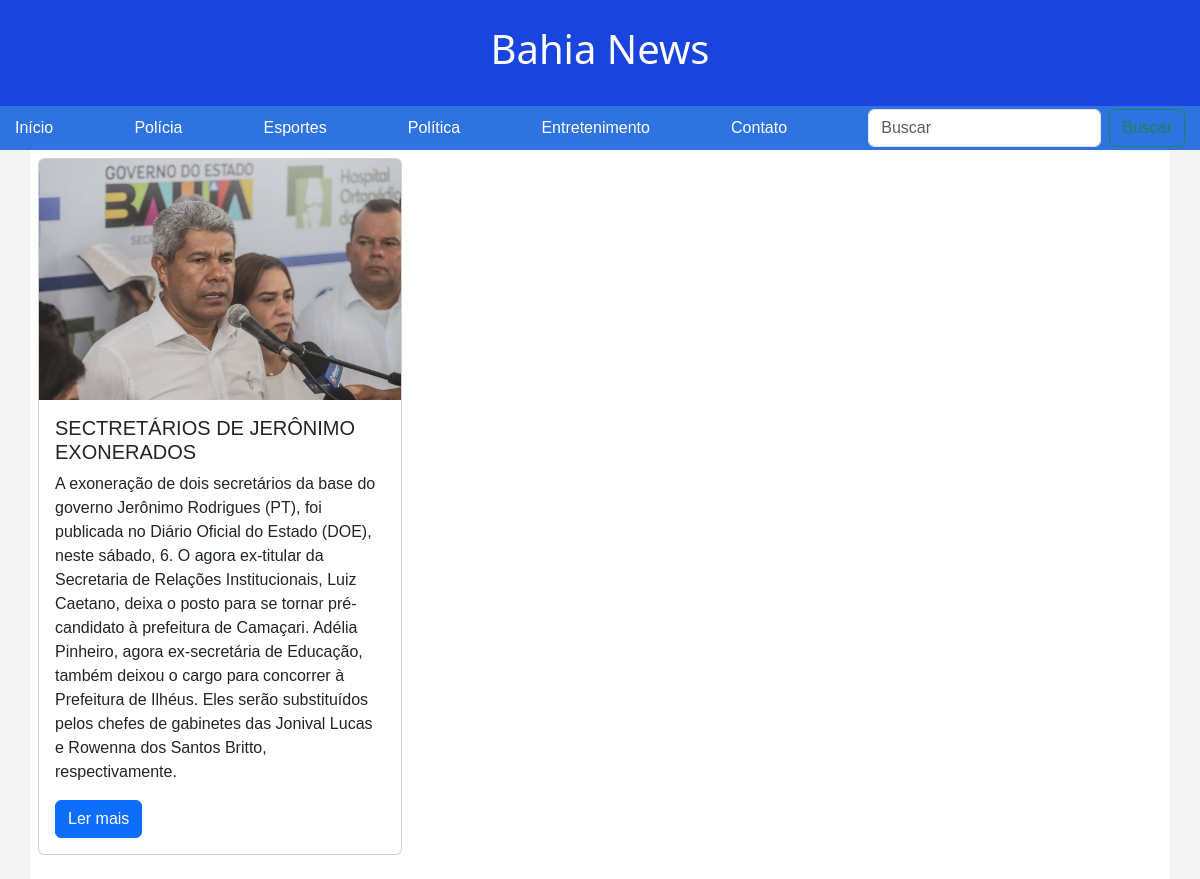
Before: /politica/ with the older database file.
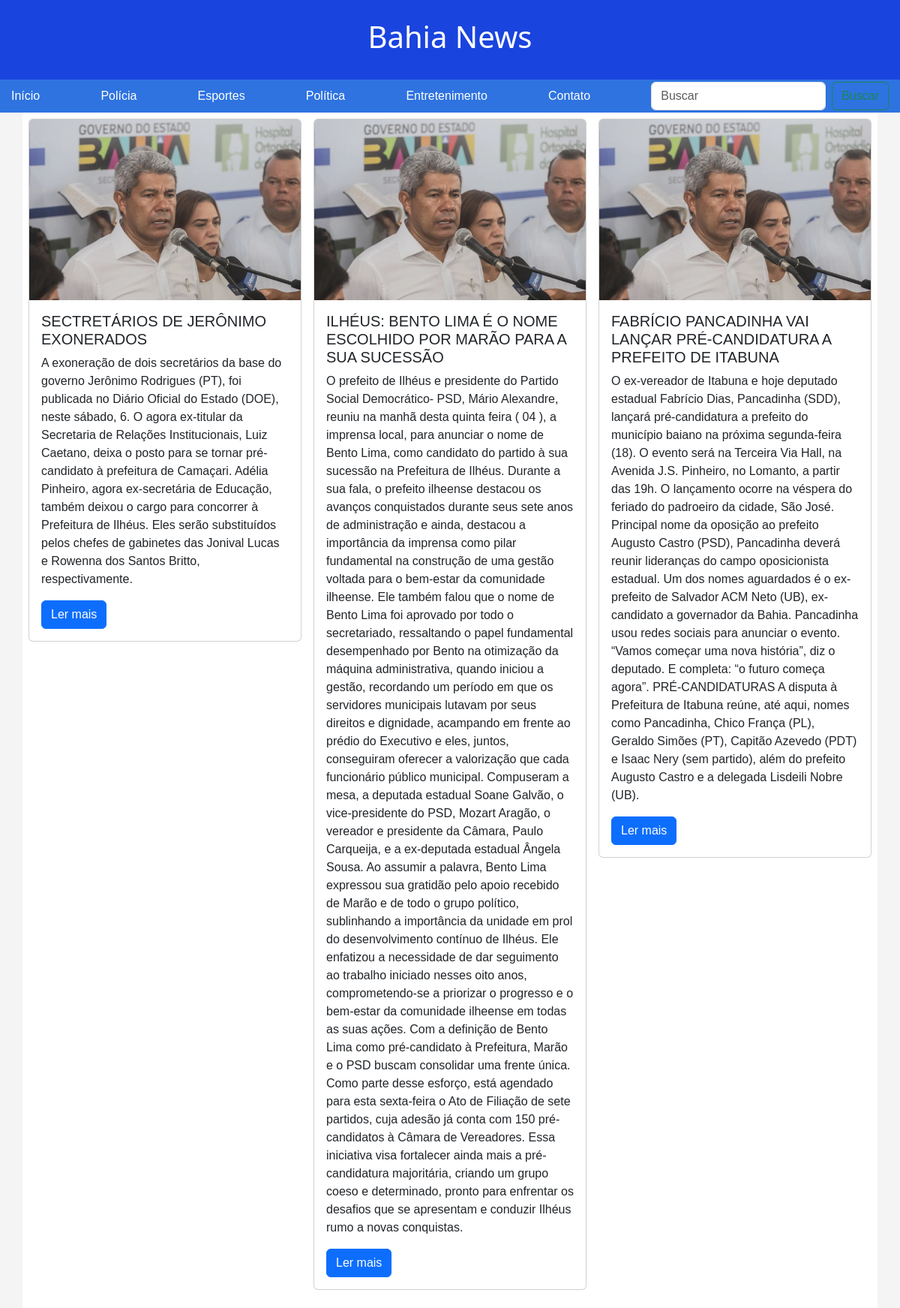
After: the same page with the newer database file.
### blog/models.py (models this page shows, shortened)
class Noticia (models.Model):
    nome = models.CharField(max_length=100)
    data = models.DateTimeField(auto_now_add=True)
    corpo = models.TextField()
    categoria = models.ForeignKey("Categoria", on_delete=models.CASCADE)

### blog/views.py (the view)
# urls.py: path('politica/', views.politica, name='politica'),
def politica (request):
    categoria_politica = Categoria.objects.get(nome='Política')
    noticias_politica = Noticia.objects.filter(categoria=categoria_politica)
    context = {'noticias': noticias_politica}
    return render(request, 'politica.html', context)

### blog/templates/politica.html
{% extends 'base.html' %}
{% block conteudo %}
<div class="container">
  <div class="row">
    {% for noticia in noticias %}
    <div class="col-md-4 p-2">
      <div class="card mb-3">
        {% load static %}
        <img src="{% static 'politica\image.png' %}" class="card-img-top" alt="Imagem de ilustração">
        <div class="card-body">
          <h5 class="card-title">{{ noticia.nome }}</h5>
          <p class="card-text">{{ noticia.corpo }}</p>
          <a href="#" class="btn btn-primary">Ler mais</a>
        </div>
      </div>
    </div>
    {% empty %}
    <div class="col">
      <p>Não há registro.</p>
    </div>
    {% endfor %}
  </div>
</div>
{% endblock conteudo %}

Changed rows visible on the page:
added Noticia: nome "ILHÉUS: BENTO LIMA É O NOME ESCOLHIDO POR MARÃO PARA A SUA SUCESSÃO", corpo "O prefeito de Ilhéus e presidente do Partido Social Democrático- PSD, Mário Alexandre, reuniu na manhã desta quinta feira ( 04 ), a imprensa local, para anunciar o nome de Bento Lima, como candidato do partido à sua sucessão na Prefeitura de Ilhéus. Durante a sua fala, o prefeito ilheense destacou os avanços conquistados durante seus sete anos de administração e ainda, destacou a importância da imprensa como pilar fundamental na construção de uma gestão voltada para o bem-estar da comunidade ilheense. Ele também falou que o nome de Bento Lima foi aprovado por todo o secretariado, ressaltando o papel fundamental desempenhado por Bento na otimização da máquina administrativa, quando iniciou a…"
added Noticia: nome "FABRÍCIO PANCADINHA VAI LANÇAR PRÉ-CANDIDATURA A PREFEITO DE ITABUNA", corpo "O ex-vereador de Itabuna e hoje deputado estadual Fabrício Dias, Pancadinha (SDD), lançará pré-candidatura a prefeito do município baiano na próxima segunda-feira (18). O evento será na Terceira Via Hall, na Avenida J.S. Pinheiro, no Lomanto, a partir das 19h. O lançamento ocorre na véspera do feriado do padroeiro da cidade, São José. Principal nome da oposição ao prefeito Augusto Castro (PSD), Pancadinha deverá reunir lideranças do campo oposicionista estadual. Um dos nomes aguardados é o ex-prefeito de Salvador ACM Neto (UB), ex-candidato a governador da Bahia. Pancadinha usou redes sociais para anunciar o evento. “Vamos começar uma nova história”, diz o deputado. E completa: “o futuro…"
